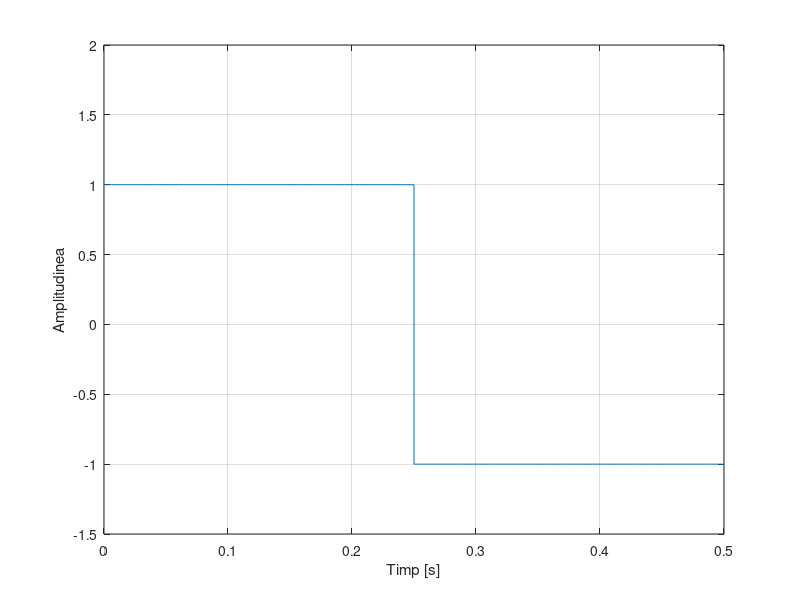

The MATLAB source for this figure:
T = 2;
t1 = 0:0.002:0.25;
t2 = 0.25:0.002:0.5;
x1 = ones(size(t1));
x2 = zeros(size(t2))-1;
t = [t1 t2];
x = [x1 x2];
plot(t,x),ylim([-1.5 2.0]),xlabel('Timp [s]'),ylabel('Amplitudinea'),grid on;